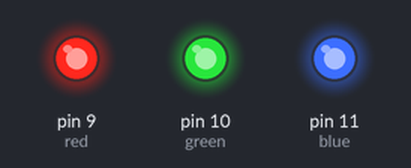
Recording of a sketch running on a simulated Arduino Uno, built with avr-gcc and run on an emulated ATmega328P. Shown: output pins drawn as LEDs (lit = HIGH).

Above: at 1.5 s.
At 3.5 s:
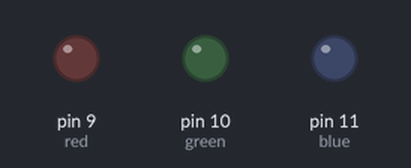
At 4.5 s:
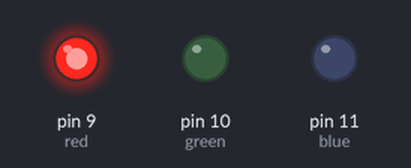
At 6.0 s:
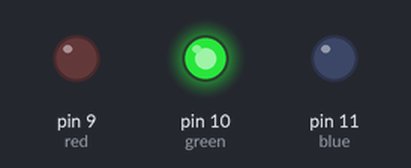
At 7.2 s:
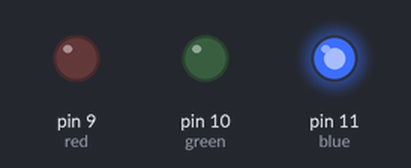
Timing chart, 0 to 10.4 s (numbered marks = the images above):
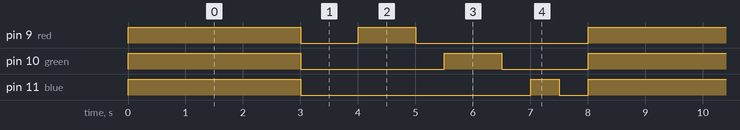

Measured:
- by itself, pin 9 (red): repeats every 8.0 s: LOW 1.0 s, HIGH 1.0 s, LOW 3.0 s, HIGH 3.0 s
- by itself, pin 10 (green): repeats every 8.0 s: LOW 2.5 s, HIGH 1.0 s, LOW 1.5 s, HIGH 3.0 s
- by itself, pin 11 (blue): repeats every 8.0 s: LOW 4.0 s, HIGH 0.50 s, LOW 0.50 s, HIGH 3.0 s

The sketch:

YPOK_4_1.ino
```cpp
/* Урок 4 схема 1
создаются переменные red, green, blue, которым
присвоиваются соответствующие номера выводов.*/
int red = 9;
int green = 10;
int blue = 11;
void setup() {
// для этих выводов задается режим работы: ВЫХОД.
pinMode(red, OUTPUT);
pinMode(green, OUTPUT);
pinMode(blue, OUTPUT);
}
void loop()
{
// светодиоды включаются с максимальной яркостью на 3 секунды.
digitalWrite(red, HIGH);
digitalWrite(green, HIGH);
digitalWrite(blue, HIGH);
delay(3000);
// выключаются светодиоды
digitalWrite(red, LOW);
digitalWrite(green, LOW);
digitalWrite(blue, LOW);
delay(1000);
//светодиоды разных цветов включаются поочередно
digitalWrite(red, HIGH);  // включен красный
delay(1000);              // задержка на 1 секунду
digitalWrite(red, LOW);
delay(500);               // задержка на 0,5 секунды
digitalWrite(green, HIGH);  // включен зелёный
delay(1000);              // задержка на 1 секунду
digitalWrite(green, LOW);
delay(500);               // задержка на 0,5 секунды
digitalWrite(blue, HIGH); // включен синий
delay(500);               // задержка на 0,5 секунды
digitalWrite(blue, LOW);
delay(500);             // задержка на 0,5 секунды
// выключаются светодиоды
digitalWrite(red, LOW);
digitalWrite(green, LOW);
digitalWrite(blue, LOW);
}
```
